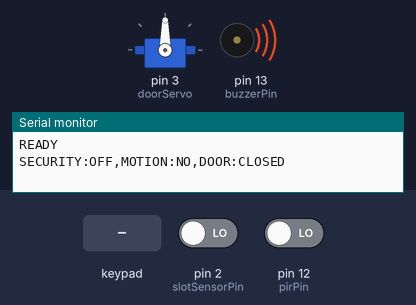
Bench run of a sketch on a simulated Arduino Uno, built with avr-gcc and run on an emulated ATmega328P. Parts: servo, buzzer (waves = sounding, pin HIGH), the last lines printed to the serial monitor. The inputs (shaded band) are chosen by the test bench; at power-on: pin 2 (slotSensorPin) LOW, pin 12 (pirPin) LOW.

Above: at 1.2 s.
1.3 s: keypad keys 1 2 3 4 5 # pressed 0.4 s apart
At 4.5 s:
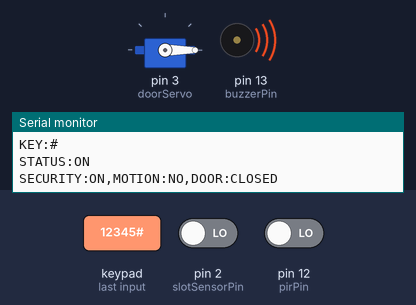
5.2 s: pin 2 (slotSensorPin) driven HIGH
At 5.8 s:
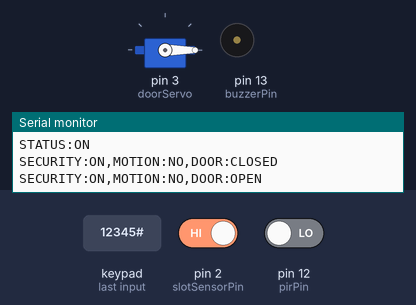
Timing chart, 0 to 8.2 s (numbered marks = the images above; inputs shaded):
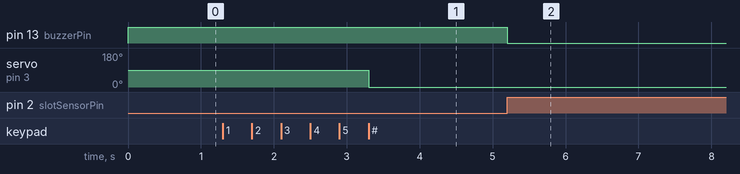

The sketch:

final1.ino
```cpp
#include <Servo.h>
#include <Keypad.h>

// --- Security System Variables ---
bool securitySystemON = false;
String enteredPassword = "";
const String correctPassword = "12345";

// --- Servo Setup ---
Servo doorServo;
int lockPosition = 0;
int unlockPosition = 90;

// --- Keypad Setup ---
const byte ROWS = 4;
const byte COLS = 4;

char keys[ROWS][COLS] = {
  {'D','C','B','A'},
  {'#','9','6','3'},
  {'0','8','5','2'},
  {'*','7','4','1'}
};

byte rowPins[ROWS] = {4, 5, 6, 7};
byte colPins[COLS] = {8, 9, 10, 11};

Keypad keypad = Keypad(makeKeymap(keys), rowPins, colPins, ROWS, COLS);

// --- Sensor and Buzzer Pins ---
const int pirPin = 12;           // PIR sensor input
const int slotSensorPin = 2;    // Door slot sensor input
const int buzzerPin = 13;       // Buzzer output

// --- State Tracking ---
bool lastMotion = -1;
bool lastDoor = -1;
bool lastSecurity = -1;

void setup() {
  Serial.begin(9600);

  // Setup sensors and output
  pinMode(pirPin, INPUT);
  pinMode(slotSensorPin, INPUT);
  pinMode(buzzerPin, OUTPUT);
  digitalWrite(buzzerPin, HIGH); // OFF initially

  // Setup servo
  doorServo.attach(3);
  doorServo.write(unlockPosition);

  Serial.println("READY");
}

void loop() {
  checkSerialCommands();
  checkKeypad();
  checkSensors();
}

// --- Serial Command Handling ---
void checkSerialCommands() {
  if (Serial.available()) {
    String cmd = Serial.readStringUntil('\n');
    cmd.trim();

    if (cmd == "ARM") {
      armSystem();
      Serial.println("System Armed from Web");
    } else if (cmd == "DISARM") {
      disarmSystem();
      Serial.println("System Disarmed from Web");
    } else if (cmd == "STATUS") {
      Serial.println(securitySystemON ? "STATUS:ON" : "STATUS:OFF");
    } else {
      Serial.println("Unknown Command");
    }
  }
}

// --- Keypad Handling ---
void checkKeypad() {
  char key = keypad.getKey();
  if (key) {
    Serial.print("KEY:");
    Serial.println(key);

    if (key == '#') {
      if (enteredPassword == correctPassword) {
        toggleSystem();
      } else {
        Serial.println("ALERT:Wrong Password");
      }
      enteredPassword = "";
    } else if (key == '*') {
      enteredPassword = "";
    } else {
      enteredPassword += key;
    }
  }
}

void toggleSystem() {
  if (securitySystemON) {
    disarmSystem();
  } else {
    armSystem();
  }
}

void armSystem() {
  doorServo.write(lockPosition);
  securitySystemON = true;
  Serial.println("STATUS:ON");
}

void disarmSystem() {
  doorServo.write(unlockPosition);
  securitySystemON = false;
  digitalWrite(buzzerPin, HIGH); // Turn off buzzer
  Serial.println("STATUS:OFF");
}

// --- Sensor and Buzzer Handling ---
void checkSensors() {
  int motionDetected = digitalRead(pirPin);
  int doorOpen = digitalRead(slotSensorPin);

  // Only print when there's a change
  if (securitySystemON != lastSecurity || motionDetected != lastMotion || doorOpen != lastDoor) {
    Serial.print("SECURITY:");
    Serial.print(securitySystemON ? "ON" : "OFF");
    Serial.print(",MOTION:");
    Serial.print(motionDetected == HIGH ? "YES" : "NO");
    Serial.print(",DOOR:");
    Serial.println(doorOpen == HIGH ? "OPEN" : "CLOSED");

    lastMotion = motionDetected;
    lastDoor = doorOpen;
    lastSecurity = securitySystemON;
  }

  // Buzzer logic
  if (securitySystemON) {
    if (doorOpen == HIGH) {
      digitalWrite(buzzerPin, LOW); // Turn ON buzzer
    } else {
      digitalWrite(buzzerPin, HIGH); // Turn OFF buzzer
    }
  } else {
    digitalWrite(buzzerPin, HIGH); // OFF when disarmed
  }
}
```

Measured:
- after the input at 1.3 s, servo on pin 3 (doorServo): 90° → 0° after 2.0 s
- after the input at 5.2 s, pin 13 (buzzerPin): HIGH → LOW at once
